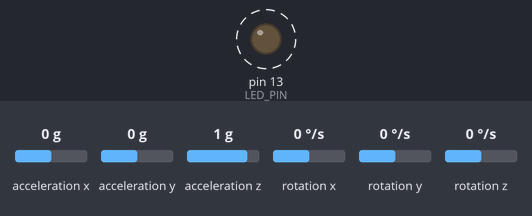
Simulated run of this sketch. Board: Arduino Uno, built with avr-gcc and run on an emulated ATmega328P. On the bench: output pins drawn as LEDs (lit = HIGH). Dashed ring = blinking. The test bench sets the inputs (shaded band); at power-on: acceleration x 0 g, acceleration y 0 g, acceleration z 1 g, rotation x 0 °/s, rotation y 0 °/s, rotation z 0 °/s. What the sketch prints to the serial monitor is not drawn.

Above: at 0.5 s.
Timing chart, 0 to 4.7 s (numbered marks = the images above):
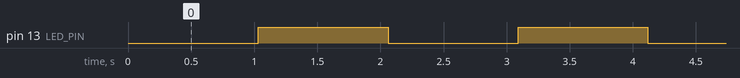

Measured:
- by itself, pin 13 (LED_PIN): alternates HIGH for 1.0 s and LOW for 1.0 s

The sketch:

_3D_GyroController_Arduino.ino
```cpp
/*
 * Created by:  Noureddine Ait Said
 * Website:     github.com/noureddine-as
 * E-mail:      noureddine.asni@gmail.com
 *
 */

#include "I2Cdev.h"
#include "MPU6050.h"
#include "Wire.h"


#define MAX_16BIT       (32768.0)
#define LED_PIN         13
#define SIZE            5


int16_t gx, gy, gz, deg_x, deg_y, deg_z;
int32_t t, t1, t2, omegaX, omegaY, omegaZ;
int gyro_config;
bool blinkState = false;
MPU6050 accelgyro;


void setup() {
  Wire.begin();
  Serial.begin(9600);
  accelgyro.initialize();

//accelgyro.setFullScaleGyroRange(0);
  gyro_config = accelgyro.getFullScaleGyroRange();

  switch (gyro_config) {
    case 0:
        gyro_config = 250; break;
    case 1:
        gyro_config = 500;  break;
    case 2:
        gyro_config = 1000; break;
    case 3:
        gyro_config = 2000; break;
    default:
        gyro_config = 250; break ;
  }

  pinMode(LED_PIN, OUTPUT);
  t = millis();

}


void loop() {

  t1 = millis();

  for(int i=0; i<SIZE; i++){
     accelgyro.getRotation(&gx, &gy, &gz);
     omegaX += gx;
     omegaY += gy;
     omegaZ += gz;
     delay(5);
  }
  // Calculate the mean
  omegaX /= SIZE;     omegaY /= SIZE;    omegaZ /= SIZE;

  t2 = millis();

  omegaX = (omegaX * gyro_config)/(MAX_16BIT);
  omegaY = (omegaY * gyro_config)/(MAX_16BIT);
  omegaZ = (omegaZ * gyro_config)/(MAX_16BIT);

  // Angular displacements in degrees
  deg_x = omegaX * (t2 - t1) * PI/(180.0);
  deg_y = omegaY * (t2 - t1) * PI/(180.0);
  deg_z = omegaZ * (t2 - t1) * PI/(180.0);


  Serial.print(deg_x); Serial.print(":");
  Serial.print(deg_y); Serial.print(":");
  Serial.println(deg_y);


  // blink LED to indicate activity
  if(millis() - t > 1000)
  {
    blinkState = !blinkState;
    digitalWrite(LED_PIN, blinkState);
    t = millis();
  }
}
```
